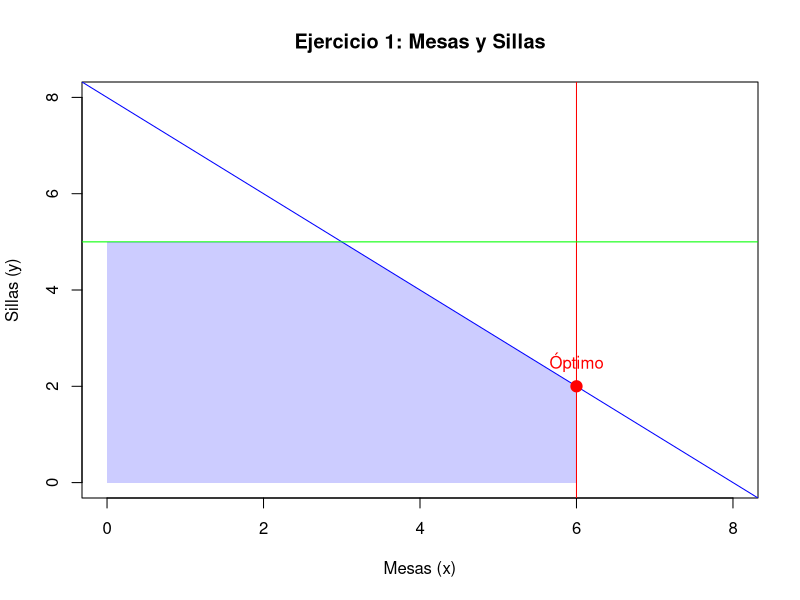

The R script that drew this image:
library(lpSolve)

# Función objetivo
obj <- c(40, 30)

# Restricciones
const <- matrix(c(1,1, 1,0, 0,1), nrow=3, byrow=TRUE)
dir <- c("<=","<=","<=")
rhs <- c(8, 6, 5)

# Resolver
resultado <- lp("max", obj, const, dir, rhs)
print(resultado$solution)
print(resultado$objval)

# Graficar
plot(0,0, type="n", xlim=c(0,8), ylim=c(0,8),
     xlab="Mesas (x)", ylab="Sillas (y)",
     main="Ejercicio 1: Mesas y Sillas")

abline(a=8, b=-1, col="blue")   # x+y=8
abline(v=6, col="red")          # x=6
abline(h=5, col="green")        # y=5

# Área factible (aproximada)
polygon(c(0,0,3,6,6,0), c(0,5,5,2,0,0), col=rgb(0,0,1,0.2), border=NA)

# Punto óptimo
points(resultado$solution[1], resultado$solution[2], col="red", pch=19, cex=1.5)
text(resultado$solution[1], resultado$solution[2]+0.5, labels="Óptimo", col="red")
